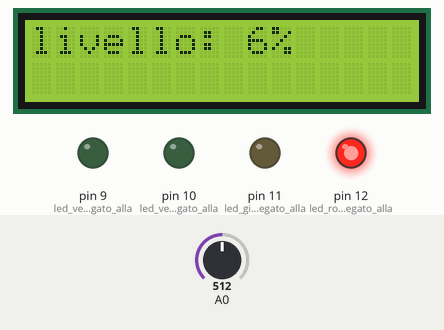
The sketch below on a simulated Arduino Uno, built with avr-gcc and run on an emulated ATmega328P. On the bench: 16×2 character LCD, output pins drawn as LEDs (lit = HIGH). The inputs (shaded band) are chosen by the test bench; at power-on: A0 = 512. What the sketch prints to the serial monitor is not drawn.

Above: at 1.2 s.
1.3 s: A0 set to 533
At 3.0 s:
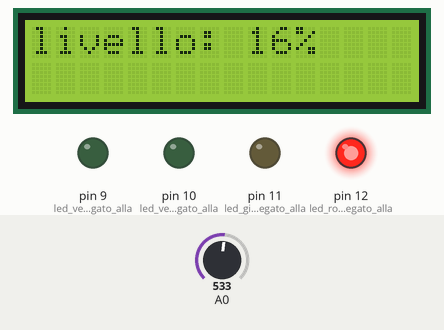
3.5 s: A0 set to 560
At 4.8 s:
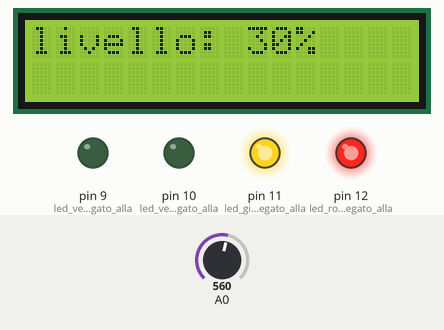
5.5 s: A0 set to 594
At 6.7 s:
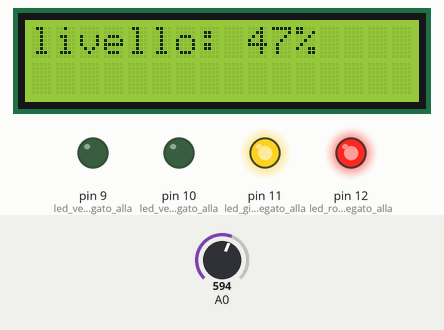
7.5 s: A0 set to 614
At 8.5 s:
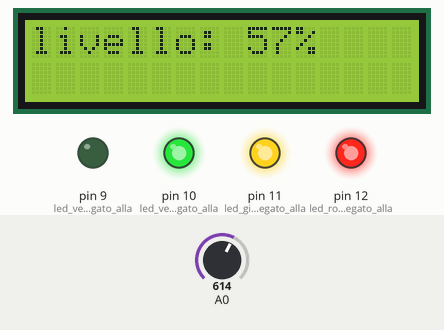
9.6 s: A0 set to 644
At 10.4 s:
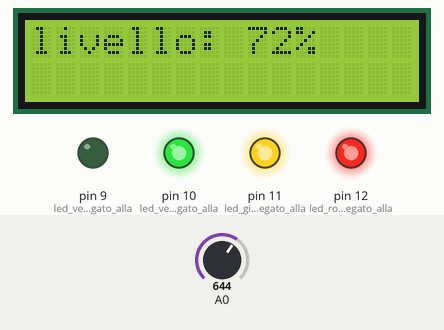
11.6 s: A0 set to 679
At 13.5 s:
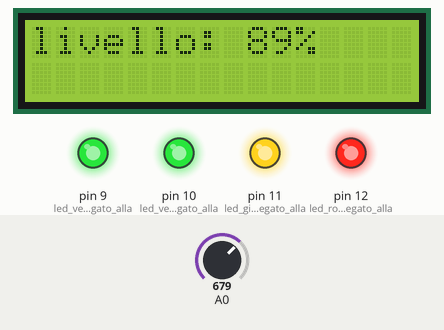
Timing chart, 0 to 14.6 s (numbered marks = the images above; inputs shaded):
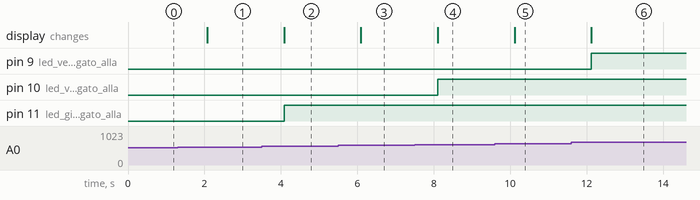

Measured:
- the behaviour switches between 541 and 542 on A0 (found by bisection; images 1 and 2)
- the behaviour switches between 601 and 602 on A0 (found by bisection; images 3 and 4)
- the behaviour switches between 661 and 662 on A0 (found by bisection; images 5 and 6)
- after the input at 1.3 s, the display: changes after 0.78 s (image 1)
- after the input at 3.5 s, pin 11 (led_giallo_collegato_alla): LOW → HIGH after 0.59 s; the display: changes after 0.59 s (image 2)
- after the input at 5.5 s, the display: changes after 0.59 s (image 3)
- after the input at 7.5 s, pin 10 (led_verde_collegato_alla): LOW → HIGH after 0.60 s; the display: changes after 0.60 s (image 4)
- after the input at 9.6 s, the display: changes after 0.51 s (image 5)
- after the input at 11.6 s, pin 9 (led_verde_collegato_alla): LOW → HIGH after 0.52 s; the display: changes after 0.52 s (image 6)

The sketch:

arduino_sensore_livello_acqua_16x2.ino
```cpp
#include <LiquidCrystal.h>

LiquidCrystal lcd ( 2,   //RS
                    3,  //EN
                    4,  //D4
                    5,  //D5
                    6,  //D6
                    7); //D7
// ****************************** variabili ********************************
int livello = 0; // variabile di memorizzazione del livello dell'acqua
int valoremin = 500; // variabile in cui viene memorizzato il valore minimo
// rilevabile dal sensore (definito sperimentalmente,
// con la bacinella vuota)
int valoremax = 700; // variabile in cui viene memorizzato il valore
// massimo rilevabile dal
// sensore (definito sperimentalmente, con la
// bacinella piena di acqua)
int i = 0; // indice utilizzato nel ciclo for per lo spegnimento
// preventivo dei led
void setup()
{
  Serial.begin(9600); // inizializza la comunicazione sul monitor seriale
  lcd.begin(16, 2); // inizializza il display (16 caratteri per due righe)

  pinMode (9, OUTPUT); // led verde collegato alla porta 9
  pinMode (10, OUTPUT); // led verde collegato alla porta 10
  pinMode (11, OUTPUT); // led giallo collegato alla porta 11
  pinMode (12, OUTPUT); // led rosso collegato alla porta 12
  digitalWrite (12, HIGH); // accende la spia rossa di livello basso (questa
  // spia resta sempre accesa poiche' segnala la
  // situazione di serbatoio con meno del 20% di acqua
  // e quindi la situazione peggiore
}
void loop()
{
  livello = analogRead (0); //acquisisce il segnale dal sensore livello acqua
  Serial.print ("livello: = ");
  Serial.print (livello);
  if (livello < 500) // se il segnale e’ sotto il minimo
    livello = 500; // lo porta al minimo
  if (livello > 700) // se il segnale e’ sopra il massimo
    livello = 700; // lo riporta al massimo
  livello = map(livello, valoremin, valoremax, 0, 100); // rimappa il livello
  // fornito dal sensore, portandolo su di una scala
  // da 0 a 100
  Serial.print (" - ");
  Serial.print(livello); // espone sul monitor seriale la % di riempimento
  Serial.println ("%");
  lcd.clear ();
  lcd.setCursor(0, 0); // posiziona il cursore all'inizio della prima riga
  lcd.print ("livello: ");
  lcd.print (livello); // espone il livello sul display lcd
  lcd.print ("%");
  for (i = 9; i <= 11; i ++)
    digitalWrite (i, LOW); // Spegne preventivamente i led giallo e verdi
  if (livello > 20)
    digitalWrite (11, HIGH); // se il livello e' piu' del 20% accende la spia
  // gialla (livello medio/basso)
  if (livello > 50)
    digitalWrite (10, HIGH); // se il livello e' piu' del 50% accende la prima
  // spia verde (livello medio/alto)
  if (livello > 80)
    digitalWrite (9, HIGH); // se il livello e' piu' del 80% accende la seconda
  // spia verde (livello alto)
  delay (1000); // attende un secondo prima di effettuare una nuova
  // rilevazione
}
```
